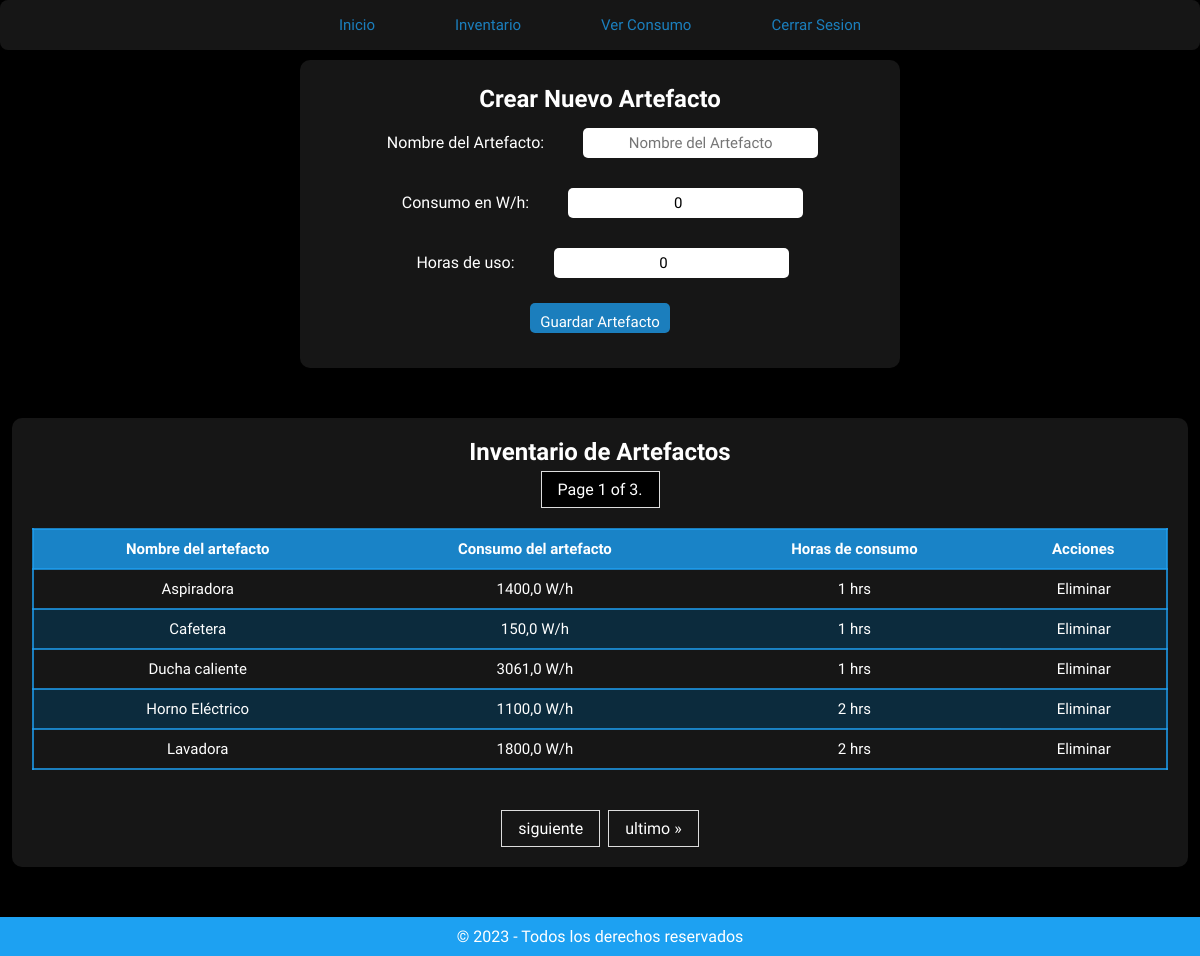
/paginaUsuario/inventario/artefactos/ (signed in), run on the app's committed database.
### energy/models.py (models this page shows, shortened)
class Artefacto(models.Model):
    user = models.ForeignKey(User, on_delete=models.CASCADE)
    nombre_artefacto = models.CharField(max_length=20)
    consumo_wh = models.FloatField(default=0)
    horas_de_uso = models.PositiveIntegerField(default=0)

### energy/views.py (the view, shortened to what this page needs)
# urls.py: path('paginaUsuario/inventario/artefactos/', artefacto, name="artefacto"),
def artefacto(request):
    if request.user.is_anonymous:
        return redirect('home')
    if request.user.is_authenticated:
        artefacto = Artefacto.objects.filter(user=request.user)
        if request.method == 'GET':
            form = ArtefactoForm()
            artefacto = artefacto.order_by('nombre_artefacto')
            paginacion_artefacto = Paginator(artefacto, 5)
            numero_pagina = request.GET.get('page')
            artefacto = paginacion_artefacto.get_page(numero_pagina)
            return render(request, 'energy/home/artefacto.html', {
                'form': form,
                'artefacto': artefacto
            })
    return render(request, 'energy/home/artefacto.html', {
        'eliminar': eliminar_artefacto,
        })

### energy/forms.py
class ArtefactoForm(forms.ModelForm):
    class Meta:
        model = Artefacto
        fields = ('nombre_artefacto', 'consumo_wh', 'horas_de_uso')
        widgets = {
            'nombre_artefacto': forms.TextInput(
                attrs={
                    'placeholder': 'Nombre del Artefacto'
                }
            ),
            'consumo_wh': forms.NumberInput(
                attrs={
                    'placeholder': 'Consumo en W/h'
                }
            ),
            'horas_de_uso': forms.NumberInput(
                attrs={
                    'placeholder': 'Horas de uso'
                }
            )
        }
        labels = {
            'nombre_artefacto': 'Nombre del Artefacto',
            'consumo_wh': 'Consumo en W/h',
            'horas_de_uso': 'Horas de uso',
        }

### energy/templates/energy/home/artefacto.html (shortened to what this page needs)
{% load static %}
<!DOCTYPE html>
<html lang="en">
<head>
    <link rel="stylesheet" href="{% static 'energy/css/artefacto.css' %}">
</head>
<body>
     <nav class="menu">
                <a href="{% url 'paginaUsuario' %}">Inicio</a>
                <a href="{% url 'inventario' %}">Inventario</a>
                <a href="{% url 'proyecciones' %}">Ver Consumo</a>
                <a href="{% url 'cerrarSesion' %}">Cerrar Sesion</a>
     </nav>
<section class="formCrearArtefactos">
    <h2>Crear Nuevo Artefacto</h2>
    <form method="post" action="{% url 'artefacto' %}">
      {{ form.as_p }}
      <button type="submit">Guardar Artefacto</button>
    </form>
</section>
<section class="tablaDeLosArtefactos">
<h2>Inventario de Artefactos</h2>
 <span class="current">
            Page {{ artefacto.number }} of {{ artefacto.paginator.num_pages }}.
 </span>
<table>
  <tr>
    <th>Nombre del artefacto</th>
    <th>Consumo del artefacto</th>
    <th>Horas de consumo</th>
    <th>Acciones</th>
  </tr>
  {% for artefactoList in artefacto %}
    <tr>
        <td>{{ artefactoList.nombre_artefacto }}</td>
        <td>{{ artefactoList.consumo_wh }} W/h</td>
        <td>{{ artefactoList.horas_de_uso }} hrs</td>
        <td class="acciones">
        <form method="post" action="{% url 'eliminarArtefacto' artefactoList.id %}">
          <button type="submit">Eliminar</button>
        </form>
        </td>
    </tr>
  {% endfor %}
</table>
<div class="pagination">
    <span class="step-links">
        {% if artefacto.has_next %}
            <a href="?page={{ artefacto.next_page_number }}">siguiente</a>
            <a href="?page={{ artefacto.paginator.num_pages }}">ultimo &raquo;</a>
        {% endif %}
    </span>
</div>
</section>
<footer>
        <p>&copy; 2023 - Todos los derechos reservados</p>
    </footer>
</body>
</html>

### energy/static/energy/css/artefacto.css (style rules this page uses)
* { font-family: 'livvic', sans-serif; margin: 0; padding: 0; box-sizing: border-box; }
body { min-height: 100vh; background-color: #000000;color: white; }
nav { position: relative; width: 100%; height: 50px; background: #222222ab; border-radius:8px; display: flex; justify-content: center; align-items: center; z-index: 2; }
nav a { position: relative; display: inline-block; font-size: 15px; font-weight: 500; color: #1da0f2c2; text-decoration: none; padding: 13px 35px; margin: 5px; z-index: 2; transition: color .5s; }
nav a::after { content: ''; background: linear-gradient(10deg, #222222ab, #1da0f2c2); width: 100%; height: 100%; border-radius: 8px; position: absolute; top: 100%; left: 50%; transform: translate(-50%, -50%); z-index: -1; opacity: 0; transition: top .5s, opacity .5s; }
a { text-decoration: none; margin-bottom: 50px; color: white; text-align: center; }
table { font-family: 'Livvic', Courier, monospace; width: 100%; font-size: 15px; text-align: left; color: white; border-collapse: collapse; margin: 20px; }
th { font-weight: bolder; text-align: left; background-color: #1da0f2c2; }
tr { border: 2px solid #1da0f2c2; text-align: center; padding: 8px; }
tbody tr:nth-child(odd) { background-color: #0a324ac2; }
th { text-align: center; align-content: center; padding: 10px; }
td { text-align: center; padding: 10px; }
.formCrearArtefactos { display: flex; flex-direction: column; justify-content: center; align-items: center; padding: 25px; border-radius: 10px; background-color: #222222ab; width: 50%; margin: auto; margin-top: 10px; margin-bottom: 50px; text-align: center; }
.formCrearArtefactos input { margin: 15px; padding: 10px; border-radius: 5px; border: none; height: 30px; font-size: 15px; text-align: center; align-content: center; align-items: center; }
.formCrearArtefactos label { margin: 20px; }
.formCrearArtefactos button { color: white; padding: 10px; border: none; cursor: pointer; border-radius: 5px; height: 30px; font-size: 15px; background-color: #1da0f2c2; margin: 10px; }
.tablaDeLosArtefactos { display: flex; flex-direction: column; justify-content: center; align-items: center; margin: 10%; padding: 20px; border-radius: 10px; background-color: #222222ab; width: 98%; margin: auto; margin-top: 50px; margin-bottom: 50px; }
.acciones { contain: content; align-content: center; text-align: center; padding: 0px; cursor: pointer; }
.acciones form button { width: 100%; height: 100%; cursor: pointer; text-align: center; align-content: center; align-items: center; background: rgba(11,51,255,0); padding: 5px; color: #ffffff; font-size: 15px; border-style: none; }
footer { background-color: #1DA1F2; padding: 10px; text-align: center; }

### energy/templates/energy/home/artefacto.html (style rules this page uses)
.pagination { display: flex; justify-content: center; align-items: center; margin-top: 20px; }
.pagination a { color: #ffffff; float: left; padding: 8px 16px; text-decoration: none; transition: background-color .3s; border: 1px solid #ddd; }
.step-links { display: flex; align-items: center; justify-content: center; }
.step-links a { padding: 8px 16px; text-decoration: none; border: 1px solid #ddd; margin: 0 4px; }
.current { color: #ffffff; margin-top: 5px; padding: 8px 16px; text-decoration: none; border: 1px solid #ddd; background-color: #000; }

### data on the page
Artefacto: nombre_artefacto "Aspiradora", consumo_wh "1400,0", horas_de_uso "1"
Artefacto: nombre_artefacto "Cafetera", consumo_wh "150,0", horas_de_uso "1"
Artefacto: nombre_artefacto "Ducha caliente", consumo_wh "3061,0", horas_de_uso "1"
Artefacto: nombre_artefacto "Horno Eléctrico", consumo_wh "1100,0", horas_de_uso "2"
Artefacto: nombre_artefacto "Lavadora", consumo_wh "1800,0", horas_de_uso "2"

### other printed values
{{ artefacto.number }} "1"
{{ artefacto.paginator.num_pages }} "3"
